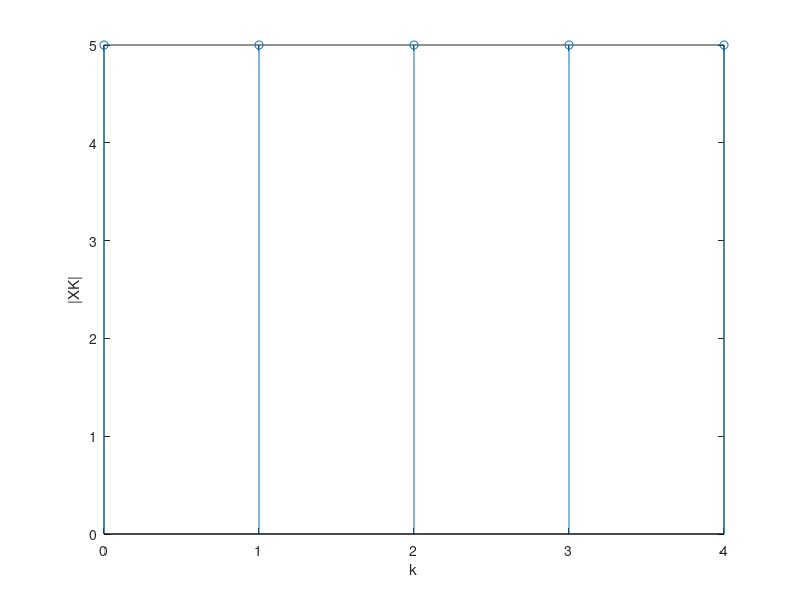

This figure's MATLAB source:
%DFT - Programar el algoritmo
%Preparar el entorno 
%clc
%clear all
%close all
%Definir los parametros de nuestra señal
%Para el libro de Tan (C4) ingresar [1 2 3 4]
xn = input ("Datos muestreados: \n");
%Ingresar 4
N = input("Número de muestras: \n");
%Definicion de la DFT
L = length(xn);
xn = [xn zeros(1,N-L)];
for k=0:N-1
    for n=0:N-1
        wn = exp((-j*2*pi*k*n)/N);
        X1(k+1, n+1) = wn;
    end
end
Xk = X1 * xn';
%Graficar los datos obtenirdos 
k = [0:N-1];
stem(k,abs(Xk));
ylabel('|XK|');
xlabel('k');
